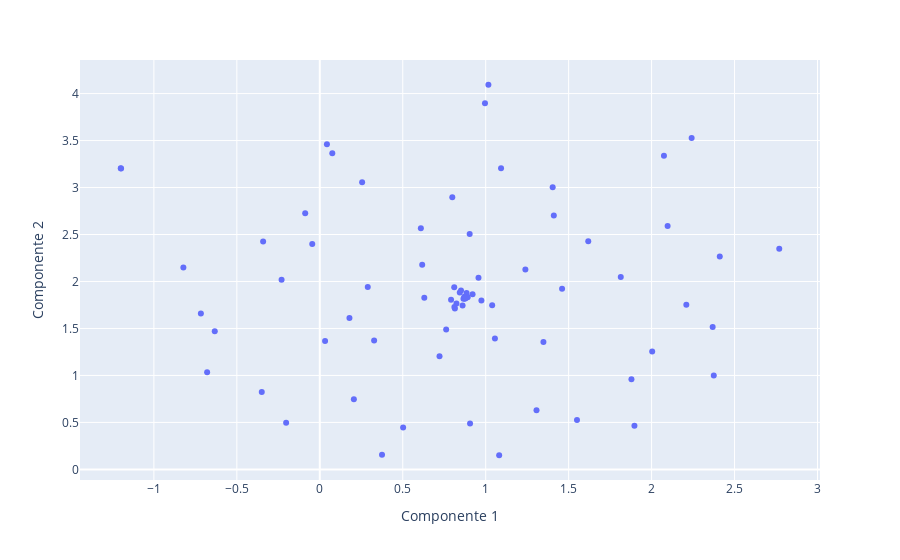

Notebook code for this chart:
### Markdown cell above
Se grafica:

### Code cell
#Se grafica
fig = px.scatter(data_tsne, x='Componente 1', y='Componente 2')
fig.show()
